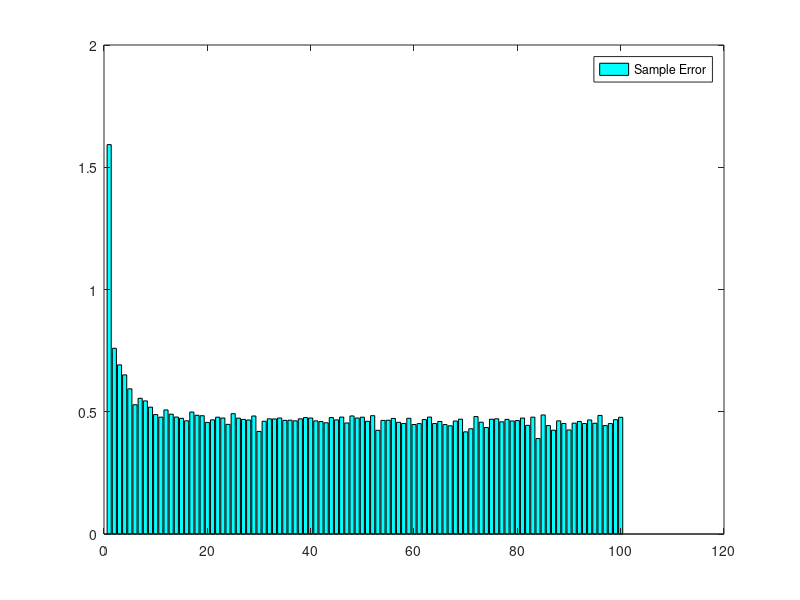

The MATLAB script that drew this image:
load ex1data2.txt

% ------- Input Section -------
X1 = ex1data2(:, 1);
X2 = ex1data2(:, 2);
Y = ex1data2(:, 3);

DATA_47 = 47;
ARGS_2 = 2;

W0 = 0.1;
W1 = 0.1;
W2 = 0.1;
% X = zscore(X);
% -----------------------------

% Constants
ALPHA = 0.01;
PASSES = 100;

% --------- Training ----------
EQMList = [];
for pass_it = 1 : PASSES
	% Shuffle
	newOrder = randperm(DATA_47);

	X1s = X1(newOrder);
	X2s = X2(newOrder);
	Ys = Y(newOrder);

	% Error
	EQM = 0;

	% Practice
	for i = 1 : DATA_47

		Ypi = W2 * X2s(i) + W1 * X1s(i) + W0;
		Ei = Ys(i) - Ypi;

		W0 += ALPHA * Ei;
		W1 += ALPHA * Ei * X1s(i);
		W2 += ALPHA * Ei * X2s(i);
		EQM += Ei^2;
	end

	EQM /= DATA_47;

	EQMList = [EQMList EQM];
end

% Plots Samples
ERRList = [];
for i = 1 : DATA_47
	Ypi = W2 * X2(i) + W1 * X1(i) + W0;
	ERRList = [ERRList; (Y(i) - Ypi)];
end

% Plotting Samples
% range = 5:0.100:30;
% figure
% plot(X, Y, 'rd',...
%      'LineWidth', 1,...
%      'MarkerSize', 5,...
%      'MarkerEdgeColor', 'w',...
%      'MarkerFaceColor', 'r');
% hold on;
% plot(range, W1*(range) + W0, 'c' , 'LineWidth', 1);

% daLegend = legend({'Estimated Values', 'Real Values'});
% set(daLegend,'color', 'none');
% set(daLegend,'FontSize', 10);
% set(daLegend,'FontWeight', 'bold');

% set(gca, 'color', [0.3 0.3 0.3]);  % Background color (chart area)
% set(gcf, 'color', [0.4 0.4 0.4]);  % Background color (area outside of chart)

% Plotting
figure
bar(EQMList, 'c');
hold on;

legend({'Sample Error'});
set(gca, 'color', [0.3 0.3 0.3]);  % Background color (chart area)
set(gcf, 'color', [0.4 0.4 0.4]);  % Background color (area outside of chart)